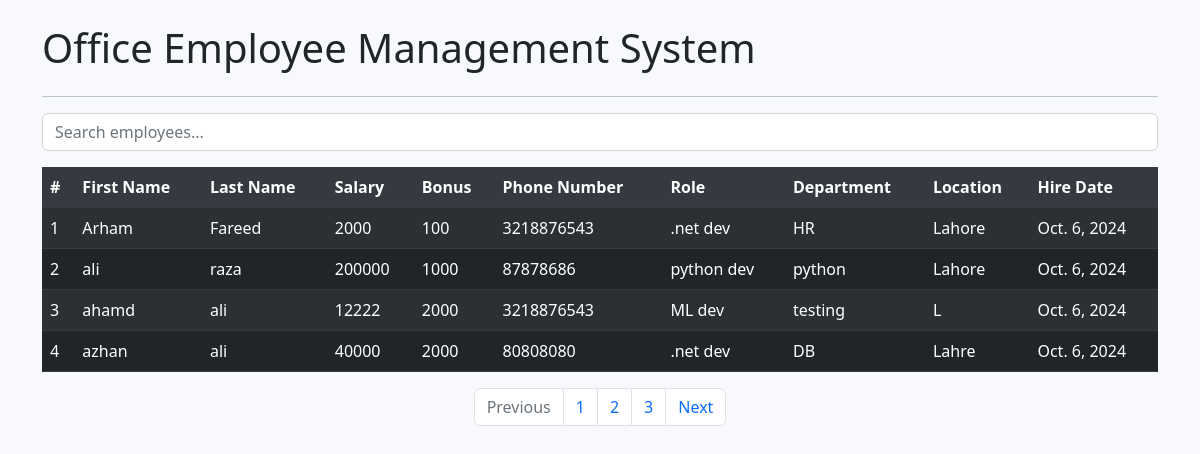
The page /all_emp on the database as committed earlier.
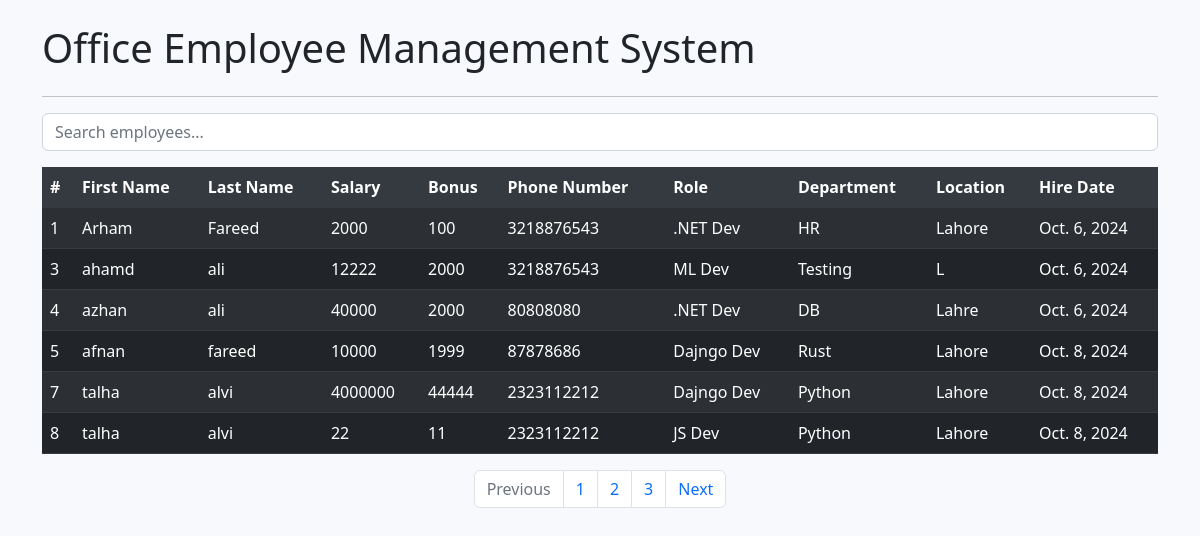
The same page on the database as committed later.
### oem_app/models.py (models this page shows, shortened)
class Employee(models.Model):
    first_name = models.CharField(max_length=100)
    last_name = models.CharField(max_length=100)
    dept = models.ForeignKey(Department, on_delete=models.CASCADE)
    salary = models.IntegerField(default=0)
    bonus = models.IntegerField(default=0)
    role = models.ForeignKey(Role, on_delete=models.CASCADE)
    phone = models.CharField(max_length=15, default="")  # Changed to CharField for phone numbers
    hire_date = models.DateField()
    def __str__(self):
        return f"{self.first_name} {self.last_name} - {self.phone}"

class Role(models.Model):
    name = models.CharField(max_length=100, null=False)

class Department(models.Model):
    name = models.CharField(max_length=100, null=False)
    location = models.CharField(max_length=100)

### oem_app/views.py (the view)
# urls.py: path('all_emp', views.all_emp, name = 'all_emp'),
def all_emp(request):
    emps = Employee.objects.all()  # Query to get all employees
    context = {
        'emps': emps
    }
    print(context)  # Log the context for debugging
    return render(request, 'view_all_emp.html', context)

### oem_app/templates/view_all_emp.html (shortened to what this page needs)
<!doctype html>
<html lang="en">
<head>
    <link href="https://cdn.jsdelivr.net/npm/bootstrap@5.2.3/dist/css/bootstrap.min.css" rel="stylesheet">
</head>
<body>
    <div class="container mt-4">
        <h1 class="mb-4">Office Employee Management System</h1>
        <hr>
        <div class="mb-3">
            <input type="text" class="form-control" id="searchInput" placeholder="Search employees..." onkeyup="filterEmployees()">
        </div>
        <div class="table-responsive">
            <table class="table table-dark table-striped sticky-header" id="employeeTable">
                <thead>
                    <tr>
                        <th scope="col" onclick="sortTable(0)">#</th>
                        <th scope="col" onclick="sortTable(1)">First Name</th>
                        <th scope="col" onclick="sortTable(2)">Last Name</th>
                        <th scope="col" onclick="sortTable(3)">Salary</th>
                        <th scope="col" onclick="sortTable(4)">Bonus</th>
                        <th scope="col" onclick="sortTable(5)">Phone Number</th>
                        <th scope="col" onclick="sortTable(6)">Role</th>
                        <th scope="col" onclick="sortTable(7)">Department</th>
                        <th scope="col" onclick="sortTable(8)">Location</th>
                        <th scope="col" onclick="sortTable(9)">Hire Date</th>
                    </tr>
                </thead>
                <tbody>
                    {% for emp in emps %}
                    <tr>
                        <td>{{ emp.id }}</td>
                        <td>{{ emp.first_name }}</td>
                        <td>{{ emp.last_name }}</td>
                        <td>{{ emp.salary }}</td>
                        <td>{{ emp.bonus }}</td>
                        <td>{{ emp.phone }}</td>
                        <td>{{ emp.role.name }}</td>
                        <td>{{ emp.dept.name }}</td>
                        <td>{{ emp.dept.location }}</td>
                        <td>{{ emp.hire_date }}</td>
                    </tr>
                    {% endfor %}
                </tbody>
            </table>
        </div>
        <nav aria-label="Page navigation">
            <ul class="pagination justify-content-center">
                <li class="page-item disabled"><a class="page-link" href="#">Previous</a></li>
                <li class="page-item"><a class="page-link" href="#">1</a></li>
                <li class="page-item"><a class="page-link" href="#">2</a></li>
                <li class="page-item"><a class="page-link" href="#">3</a></li>
                <li class="page-item"><a class="page-link" href="#">Next</a></li>
            </ul>
        </nav>
    </div>
</body>
</html>

### oem_app/templates/view_all_emp.html (style rules this page uses)
body { background-color: #f7f9fc; }
.sticky-header th { position: sticky; top: 0; background-color: #343a40; z-index: 1; }

Rows that differ between the two databases and show on the page:
removed Employee: id "2", first_name "ali", last_name "raza", salary "200000", bonus "1000", phone "87878686", role.name "python dev", dept.name "python", dept.location "Lahore", hire_date "Oct. 6, 2024"
changed through a linked row, Employee "Arham": role.name ".net dev" → ".NET Dev"
changed through a linked row, Employee "ahamd": role.name "ML dev" → "ML Dev"; dept.name "testing" → "Testing"
changed through a linked row, Employee "azhan": role.name ".net dev" → ".NET Dev"
added Employee: id "5", first_name "afnan", last_name "fareed", salary "10000", bonus "1999", phone "87878686", role.name "Dajngo Dev", dept.name "Rust", dept.location "Lahore", hire_date "Oct. 8, 2024"
added Employee: id "7", first_name "talha", last_name "alvi", salary "4000000", bonus "44444", phone "2323112212", role.name "Dajngo Dev", dept.name "Python", dept.location "Lahore", hire_date "Oct. 8, 2024"
added Employee: id "8", first_name "talha", last_name "alvi", salary "22", bonus "11", phone "2323112212", role.name "JS Dev", dept.name "Python", dept.location "Lahore", hire_date "Oct. 8, 2024"
